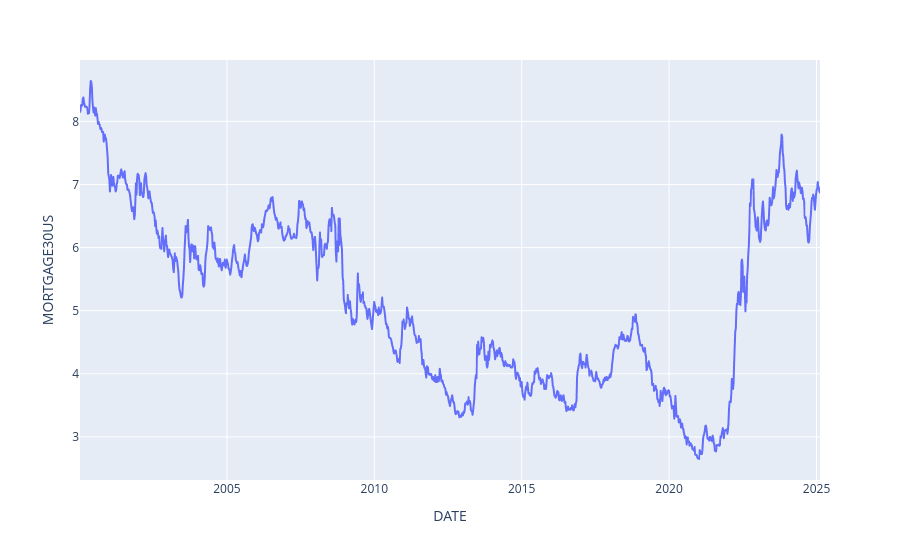

The notebook cell saved with this chart:
### Code cell
px.line(Mortgage, x=Mortgage.index, y='MORTGAGE30US')

### Figure 1 — Plotly figure (JSON) as saved in the notebook; plotly's stock layout.template omitted (floating-point values rounded to 4 significant figures; data arrays with more than 128 entries replaced by an {"elided": "..."} marker saying what was removed)
{"data": [{"hovertemplate": "DATE=%{x}<br>MORTGAGE30US=%{y}<extra></extra>", "legendgroup": "", "line": {"color": "#636efa", "dash": "solid"}, "marker": {"symbol": "circle"}, "mode": "lines", "name": "", "showlegend": false, "type": "scattergl", "x": {"elided": "1311 str values"}, "xaxis": "x", "y": {"elided": "1311 float values"}, "yaxis": "y"}], "layout": {"legend": {"tracegroupgap": 0}, "margin": {"t": 60}, "xaxis": {"anchor": "y", "domain": [0, 1], "title": {"text": "DATE"}}, "yaxis": {"anchor": "x", "domain": [0, 1], "title": {"text": "MORTGAGE30US"}}}}
